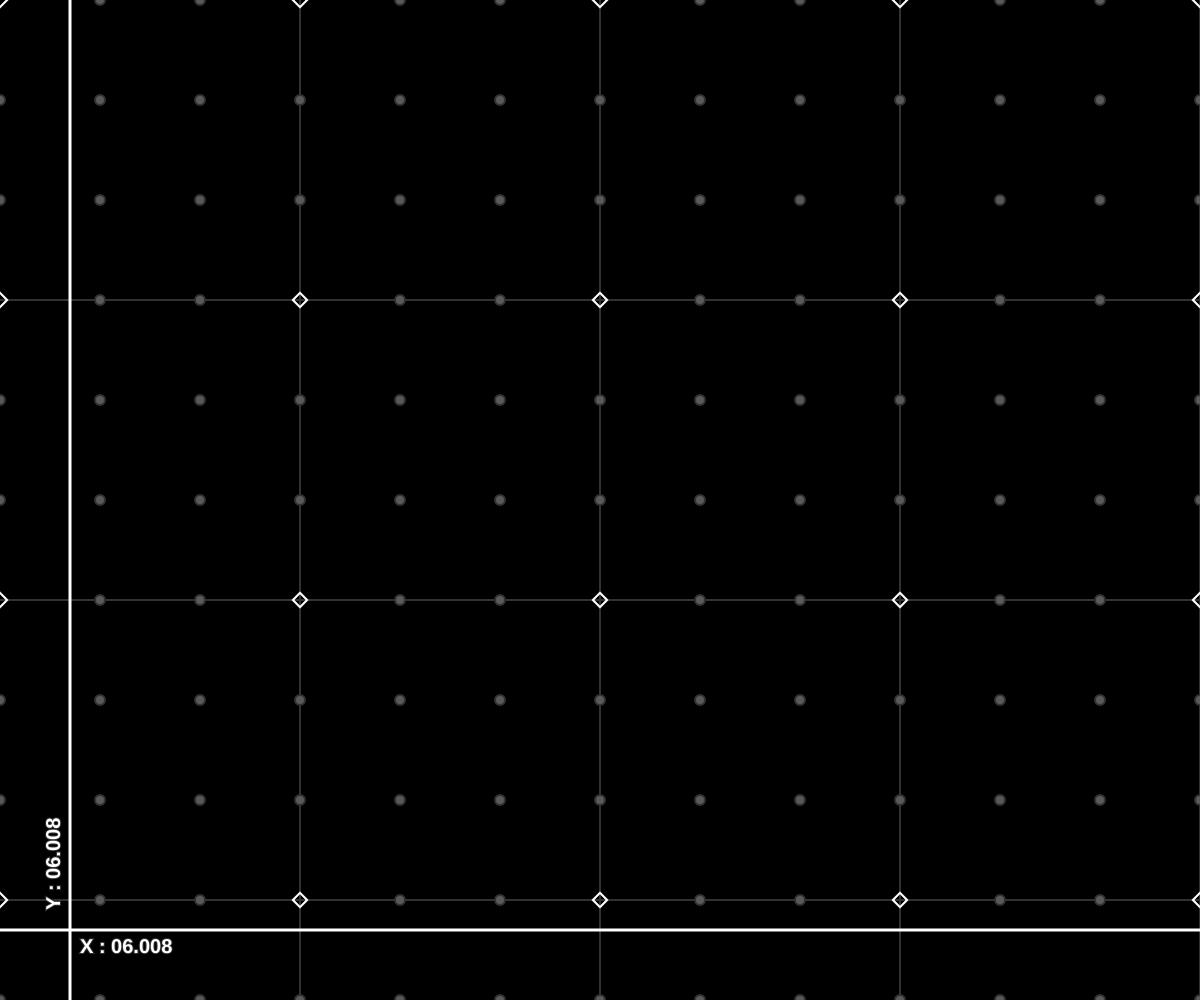
Frame 1 (no input)
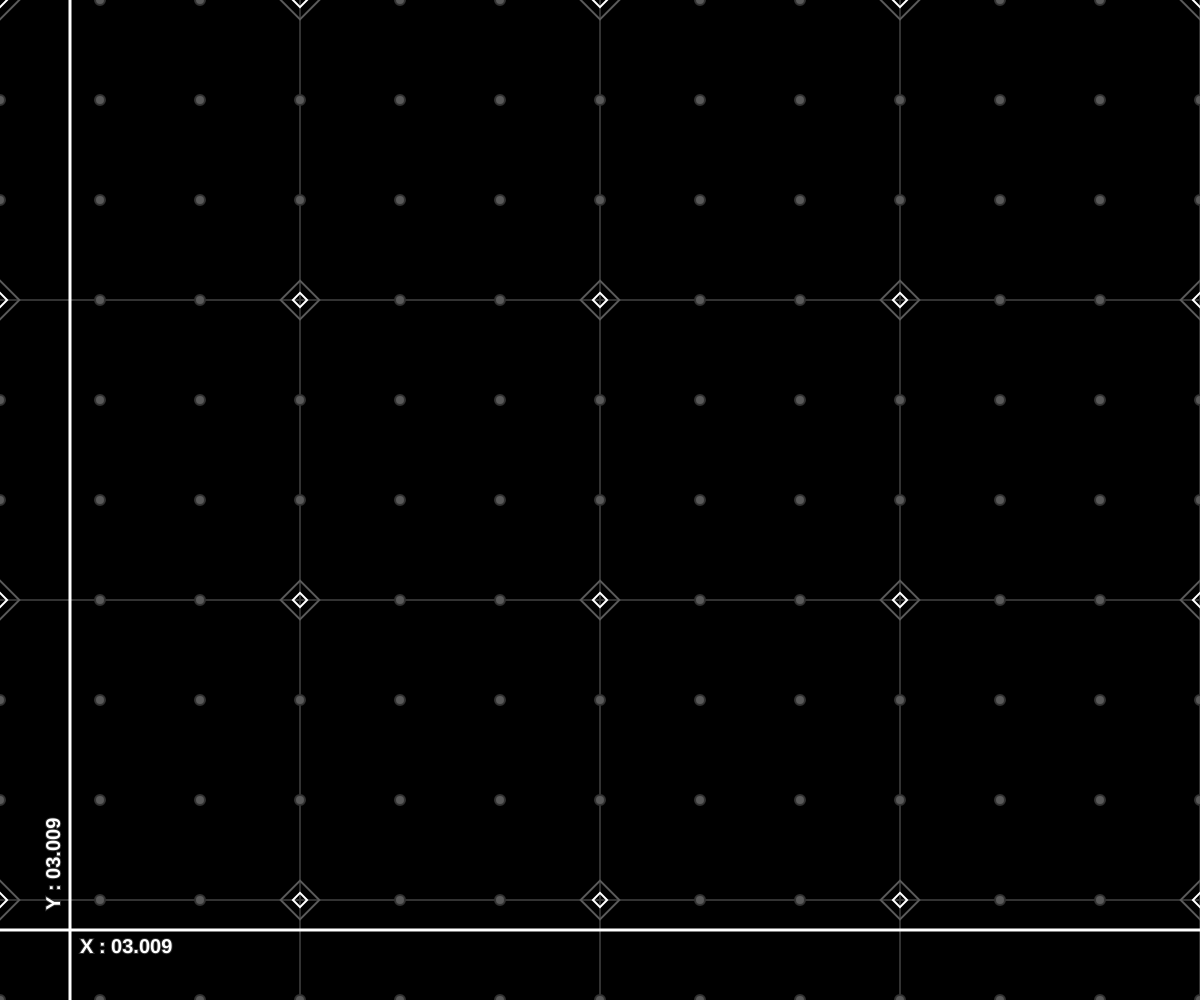
Frame 60 (no input)
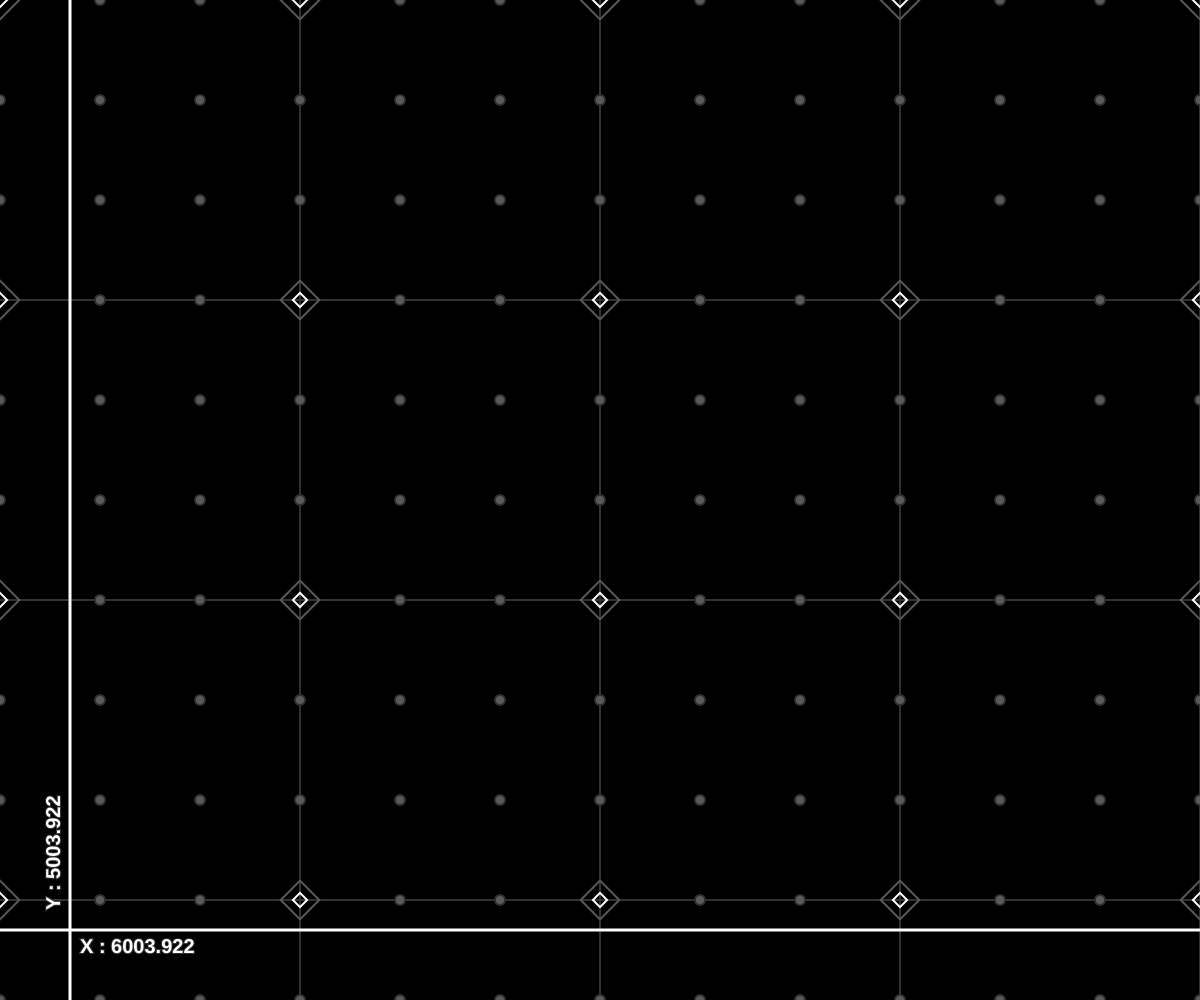
Frame 120 (the mouse pressed at the canvas centre since frame 60)

The p5.js sketch that drew these frames (run headless with seeded random() and noise() and a simulated clock; from frame 60 on, the mouse is pressed at the canvas centre):

// p5.js sketch
// ── sketch.js
/* Background Part */
var R_size = 0;
var C_size = 0;
var span = 100 ;
var dot_R = 10;
var dot_clr;


function setup() {
    var canvas = createCanvas(windowWidth, windowHeight);
    // canvas.parent('sketch-container');

    /* Background Part */
    R_size = width / span + 1 ;
    C_size = height / span + 1;

    angleMode( DEGREES );

    stroke(255);
    strokeWeight(3);
    fill(255);
    noStroke();

}
  
function draw() {
    background(0);
    CreateLine();
    CreateDot();
    

    UpdateMouse();
}

function CreateDot(){

    for(let i=0;i<R_size ; i++){
        for( let j =0 ; j<C_size ; j++){
            let x = i*span  , y=j*span ;
            if( i%3==0 && j%3==0){
                push();
                    translate( x, y );
                    rotate(45);
                    noFill();

                    stroke( 90 );
                    let cur_sz =  dot_R+ abs( 2*dot_R*sin(frameCount) );
                    rect( -cur_sz/2, -cur_sz/2 , cur_sz , cur_sz );

                    
                    stroke(255);
                    rect( -dot_R/2, -dot_R/2 , dot_R , dot_R);

                pop();
            }
            else{
                
                fill( 90 );
                circle( x ,y , dot_R);
            }
            
        }
    }
}

function CreateLine(){
    strokeWeight( 2 ) ;
    stroke( 50 );
    for( let i=1;i<R_size ;i++){
        if( i%3==0){
            
            line(i*span , 0 , i*span , height );
        }
    }

    for( let i=1;i<C_size ;i++){
        if( i%3==0){
            line( 0 , i*span , width , i*span);
        }
    }
}

function UpdateMouse(){
    textSize(20);
    fill( 255)
    textStyle(BOLD)
    push();
        
        let shift = 80 ;
        text( "X : " + mouseX+ (noise(frameCount/10)*10).toFixed(3) , shift , height - shift+33 );

        push();
            strokeWeight(3);
            stroke( 255 );
            line( 0 , height -shift +10  , width , height-shift +10 );
        pop();

        push();
            translate( shift , height - shift );
            rotate( -90 );
            text( "Y : " + mouseY+ (noise(frameCount/10)*10).toFixed(3) , 10 , -20 );

        pop();

        push();
            strokeWeight(3);
            stroke( 255 );
            line( shift-10 , 0 ,shift-10 , height );
        pop();
    pop();
}
